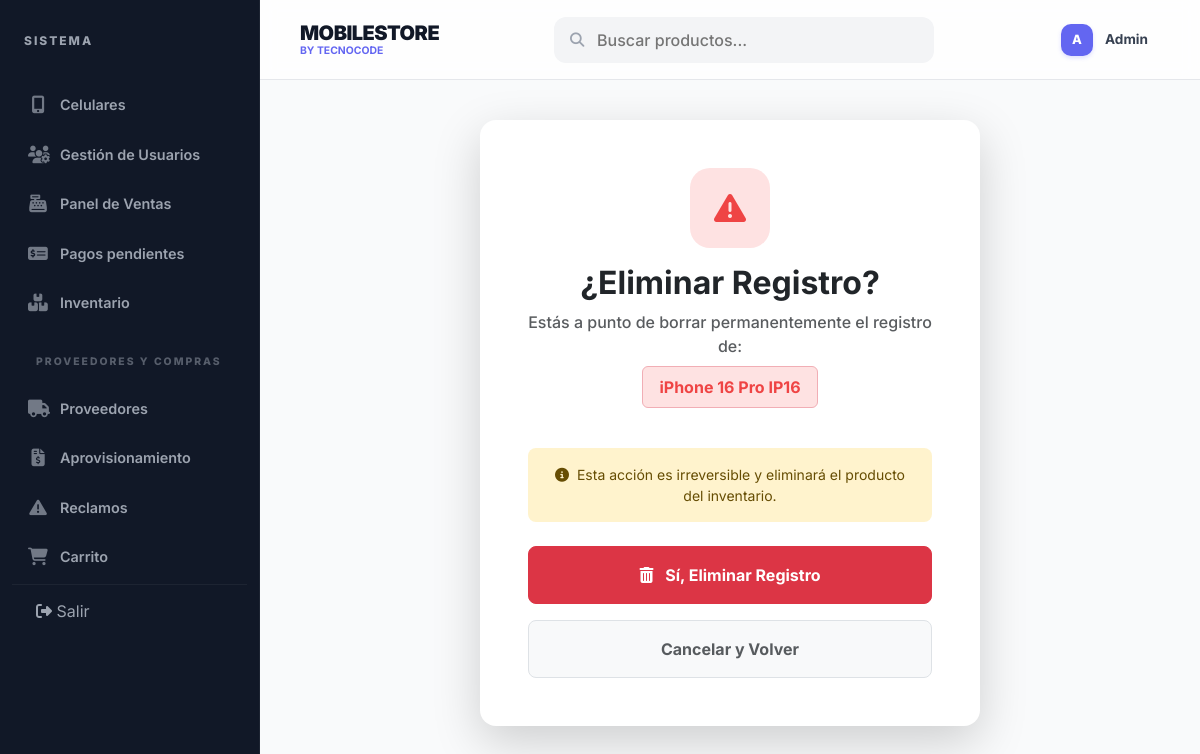
Screenshot of /celulares/eliminar/1/ (signed in) with the database file from the repository.
### Login/models.py (models this page shows, shortened)
class Usuario(AbstractUser):
    ROL_CHOICES = [
        ('Administrador', 'Administrador'),  # Acceso total
        ('Vendedor', 'Vendedor'),            # Acceso a ventas e inventario
        ('Usuario', 'Usuario'),              # Cliente final (pestaña de compras)
    ]
    ESTADO_CHOICES = [
        ('Activo', 'Activo'),
        ('Inactivo', 'Inactivo'),
    ]
    nombre_completo = models.CharField(max_length=100, null=True, blank=True)
    rol = models.CharField(max_length=20, choices=ROL_CHOICES, default='Usuario')
    estado = models.CharField(max_length=10, choices=ESTADO_CHOICES, default='Activo')
    class Meta:
        db_table = 'usuario'
        verbose_name = 'Usuario'
        verbose_name_plural = 'Usuarios'

class Producto(models.Model):
    ESTADO_CHOICES = [
        ('Activo', 'Activo'),
        ('Borrador', 'Borrador'),
        ('Inactivo', 'Inactivo'),
    ]
    id_producto = models.AutoField(primary_key=True)
    sku_codigo = models.CharField(max_length=50, unique=True) # Código único de identificación
    nombre = models.CharField(max_length=100)
    categoria = models.ForeignKey(CategoriaProducto, on_delete=models.SET_NULL, null=True, blank=True, db_column='id_categoria')
    precio = models.DecimalField(max_digits=10, decimal_places=2, validators=[MinValueValidator(0.01)])
    stock = models.IntegerField(default=0, validators=[MinValueValidator(0)])
    estado = models.CharField(max_length=10, choices=ESTADO_CHOICES, default='Activo')
    descripcion = models.TextField(blank=True, null=True)
    imagen1 = models.ImageField(upload_to='productos/', blank=True, null=True)
    imagen2 = models.ImageField(upload_to='productos/', blank=True, null=True)
    imagen3 = models.ImageField(upload_to='productos/', blank=True, null=True)
    class Meta:
        db_table = 'producto'

### Login/views.py (the view)
# urls.py: path('celulares/eliminar/<int:pk>/', CelularDeleteView.as_view(), name='eliminar_celular'),
class CelularDeleteView(LoginRequiredMixin, UserPassesTestMixin, DeleteView):
    model = Producto
    template_name = 'celulares/confirmar_borrado_celular.html'
    success_url = reverse_lazy('lista_celulares')
    def test_func(self):
        return self.request.user.is_superuser

### Login/context_processors.py (called while the page is built)
def global_context(request):
    data = {
        'cart_count': 0,
        'pendientes_count': 0
    }
    if request.user.is_authenticated:
        cart = Carrito.objects.filter(usuario=request.user, estado='Activo').first()
        data['cart_count'] = cart.detalles.count() if cart else 0
        if request.user.is_superuser or request.user.rol in ['Administrador', 'Vendedor']:
            data['pendientes_count'] = Pago.objects.filter(estado='Pendiente').count()
    return data

### templates/celulares/confirmar_borrado_celular.html (shortened to what this page needs)
{% extends 'base.html' %}
{% block content %}
<div class="container-fluid d-flex align-items-center justify-content-center" style="min-height: calc(100vh - 200px);">
    <div class="card border-0 shadow-lg rounded-4 p-5 text-center" style="max-width: 500px; width: 100%; height: fit-content;">
        <div class="mb-4">
            <div class="stats-icon bg-light-danger text-danger mx-auto mb-3" style="width: 80px; height: 80px; border-radius: 20px; display: flex; align-items: center; justify-content: center; font-size: 2rem;">
                <i class="fas fa-exclamation-triangle"></i>
            </div>
            <h2 class="fw-bold mb-2">¿Eliminar Registro?</h2>
            <p class="text-muted fw-500">
                Estás a punto de borrar permanentemente el registro de: <br>
                <span class="text-danger fw-bold px-3 py-2 bg-danger-subtle rounded mt-2 d-inline-block border border-danger-subtle">
                    {{ object.nombre }} {{ object.sku_codigo }}
                </span>
            </p>
        </div>
        <div class="alert alert-warning border-0 rounded-3 small mb-4">
            <i class="fas fa-info-circle me-1"></i>
            Esta acción es irreversible y eliminará el producto del inventario.
        </div>
        <form method="post" class="d-flex flex-column gap-3">
            <button type="submit" class="btn btn-danger py-3 fw-bold rounded-3">
                <i class="fas fa-trash-alt me-2"></i> Sí, Eliminar Registro
            </button>
            <a href="{% url 'lista_inventario' %}" class="btn btn-light py-3 fw-bold rounded-3 border text-muted">
                Cancelar y Volver
            </a>
        </form>
    </div>
</div>
{% endblock %}

### templates/base.html (shortened to what this page needs)
<!DOCTYPE html>
<html lang="es">
<head>
    <link href="https://cdn.jsdelivr.net/npm/bootstrap@5.3.0/dist/css/bootstrap.min.css" rel="stylesheet">
    <link rel="stylesheet" href="https://cdnjs.cloudflare.com/ajax/libs/font-awesome/6.4.0/css/all.min.css">
</head>
<body>
    <div class="wrapper">
        <nav class="sidebar" id="sidebar">
            <div class="sidebar-header">
                SISTEMA
            </div>
            <ul class="sidebar-menu">
                <li class="{% if request.resolver_match.url_name == 'lista_celulares' or request.resolver_match.url_name == 'inicio' %}active{% endif %}">
                    <a href="{% url 'inicio' %}">
                        <i class="fas fa-mobile-alt"></i> Celulares
                    </a>
                </li>
                {% if user.is_superuser or user.rol == 'Administrador' %}
                <li class="{% if request.resolver_match.url_name == 'home' %}active{% endif %}">
                    <a href="{% url 'home' %}">
                        <i class="fas fa-users-cog"></i> Gestión de Usuarios
                    </a>
                </li>
                {% endif %}
                {% if user.is_superuser or user.rol == 'Administrador' %}
                <li class="{% if request.resolver_match.url_name == 'reporte_ventas' %}active{% endif %}">
                    <a href="{% url 'reporte_ventas' %}">
                        <i class="fas fa-cash-register"></i> Panel de Ventas
                    </a>
                </li>
                <li class="{% if request.resolver_match.url_name == 'pagos_pendientes' %}active{% endif %}">
                    <a href="{% url 'pagos_pendientes' %}">
                        <i class="fas fa-money-check-alt"></i> Pagos pendientes
                    </a>
                </li>
                <li class="{% if request.resolver_match.url_name == 'lista_inventario' %}active{% endif %}">
                    <a href="{% url 'lista_inventario' %}">
                        <i class="fas fa-boxes"></i> Inventario
                    </a>
                </li>
                <li class="sidebar-header mt-3" style="padding: 12px 24px; font-size: 0.65rem; opacity: 0.5;">PROVEEDORES Y COMPRAS</li>
                <li class="{% if 'proveedor' in request.path and 'compras' not in request.path and 'reclamos' not in request.path %}active{% endif %}">
                    <a href="{% url 'lista_proveedores' %}">
                        <i class="fas fa-truck"></i> Proveedores
                    </a>
                </li>
                <li class="{% if 'compras' in request.path %}active{% endif %}">
                    <a href="{% url 'lista_compras' %}">
                        <i class="fas fa-file-invoice-dollar"></i> Aprovisionamiento
                    </a>
                </li>
                <li class="{% if 'reclamos' in request.path %}active{% endif %}">
                    <a href="{% url 'lista_reclamos' %}">
                        <i class="fas fa-exclamation-triangle"></i> Reclamos
                    </a>
                </li>
                {% endif %}
                <li class="{% if request.resolver_match.url_name == 'ver_carrito' %}active{% endif %}">
                    <a href="{% url 'ver_carrito' %}">
                        <i class="fas fa-shopping-cart"></i> Carrito
                    </a>
                </li>
                {% if user.is_authenticated %}
                <li style="margin-top: auto; border-top: 1px solid rgba(255,255,255,0.05);">
                    <form action="{% url 'logout' %}" method="post">
                        <button type="submit" style="background:none; border:none; color:var(--sidebar-text); padding: 14px 24px; text-align:left; width:100%;">
                            <i class="fas fa-sign-out-alt"></i> Salir
                        </button>
                    </form>
                </li>
                {% endif %}
            </ul>
        </nav>
        <main>
            <header class="header">
                <div class="d-flex align-items-center">
                    <div class="brand-section">
                        <h1>MOBILESTORE</h1>
                        <span>BY TECNOCODE</span>
                    </div>
                </div>
                <form action="{% url 'inicio' %}" method="get" class="search-bar m-0">
                    <i class="fas fa-search"></i>
                    <input type="text" name="q" placeholder="Buscar productos..." value="{% if request.resolver_match.url_name == 'inicio' or request.resolver_match.url_name == 'lista_celulares' %}{{ request.GET.q|default:'' }}{% endif %}">
                </form>
                <div class="user-profile">
                    {% if user.is_authenticated %}
                    <div class="avatar">{{ user.username.0|upper }}</div>
                    <span class="user-name">{{ user.username|capfirst }}</span>
                    {% else %}
                    <a href="{% url 'login' %}" class="btn btn-sm btn-dark px-4 rounded-pill">Entrar</a>
                    {% endif %}
                </div>
            </header>
            <div class="main-content">
                {% block content %}
                {% endblock %}
            </div>
        </main>
    </div>
</body>
</html>

### templates/base.html (style rules this page uses)
:root { --primary: #6366f1; --primary-hover: #4f46e5; --success: #10b981; --warning: #f59e0b; --info: #3b82f6; --sidebar-bg: #111827; --sidebar-item-hover: #1f2937; --sidebar-text: #9ca3af; --sidebar-text-active: #ffffff; --main-bg: #f9fafb; --card-bg: #ffffff; --border-color: #e5e7eb; --accent-red: #ef4444; --shadow-sm: 0 1px 2px 0 rgb(0 0 0 / 0.05); --shadow-md: 0 4px 6px -1px rgb(0 0 0 / 0.1), 0 2px 4px -2px rgb(0 0 0 / 0.1); --bs-primary: #6366f1; --bs-primary-rgb: 99, 102, 241; --bs-success-rgb: 16, 185, 129; --bs-danger-rgb: 239, 68, 68; --bs-warning-rgb: 245, 158, 11; }
body { font-family: 'Inter', sans-serif; background-color: var(--main-bg); margin: 0; overflow-x: hidden; width: 100%; color: #111827; -webkit-font-smoothing: antialiased; }
.wrapper { display: flex; min-height: 100vh; width: 100%; overflow-x: hidden; position: relative; }
main { flex-grow: 1; min-width: 0; display: flex; flex-direction: column; }
.sidebar { width: 260px; background-color: var(--sidebar-bg); color: white; flex-shrink: 0; display: flex; flex-direction: column; transition: 0.3s cubic-bezier(0.4, 0, 0.2, 1); border-right: 1px solid rgba(255,255,255,0.05); }
.sidebar-header { padding: 32px 24px; font-size: 0.75rem; font-weight: 800; letter-spacing: 2px; text-transform: uppercase; color: var(--sidebar-text); display: flex; align-items: center; }
.sidebar-menu { list-style: none; padding: 0 12px; margin: 0; flex-grow: 1; }
.sidebar-menu li { margin-bottom: 4px; }
.sidebar-menu li a { color: var(--sidebar-text); text-decoration: none; padding: 12px 16px; display: flex; align-items: center; font-size: 0.9rem; font-weight: 600; border-radius: 8px; transition: 0.2s all; }
.sidebar-menu li a i { width: 20px; margin-right: 12px; font-size: 1.1rem; text-align: center; opacity: 0.7; }
.header { background-color: rgba(255, 255, 255, 0.8); backdrop-filter: blur(8px); height: 80px; padding: 0 40px; display: flex; align-items: center; justify-content: space-between; border-bottom: 1px solid var(--border-color); position: sticky; top: 0; z-index: 100; }
.brand-section h1 { font-size: 1.25rem; font-weight: 900; margin: 0; color: #111827; letter-spacing: -0.5px; }
.brand-section span { font-size: 0.65rem; font-weight: 700; color: var(--primary); display: block; margin-top: -2px; text-transform: uppercase; }
.search-bar { position: relative; width: 380px; }
.search-bar input { background-color: #f3f4f6; border: 1px solid transparent; padding: 10px 15px 10px 42px; border-radius: 12px; width: 100%; font-size: 16px; font-weight: 500; transition: 0.2s all; }
.search-bar i { position: absolute; left: 16px; top: 50%; transform: translateY(-50%); color: #9ca3af; font-size: 0.9rem; }
.user-profile { display: flex; align-items: center; gap: 12px; padding: 6px 12px; border-radius: 12px; transition: 0.2s; cursor: pointer; }
.avatar { width: 32px; height: 32px; background-color: var(--primary); color: white; border-radius: 10px; display: flex; align-items: center; justify-content: center; font-weight: 800; font-size: 0.8rem; box-shadow: 0 2px 4px rgba(99, 102, 241, 0.2); }
.user-name { font-weight: 700; font-size: 0.85rem; color: #374151; }
.main-content { flex-grow: 1; padding: 40px; overflow-y: auto; overflow-x: hidden; animation: fadeIn 0.4s ease-out; width: 100%; min-width: 0; }

### templates/celulares/confirmar_borrado_celular.html (style rules this page uses)
.fw-500 { font-weight: 500; }
.bg-light-danger { background: #fee2e2; }
.bg-danger-subtle { background-color: #fee2e2 !important; }

### rows the page displays
Usuario: username.0 "A", username "Admin"
Producto: nombre "iPhone 16 Pro", sku_codigo "IP16"
